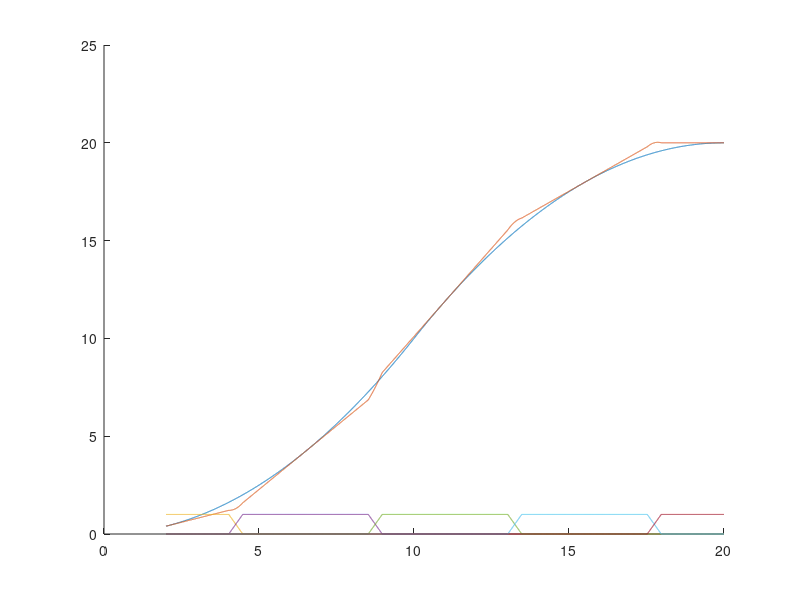

MATLAB code to generate this figure:
clear; clc;

Xstart = 2;
Xend = 20;

f = @(x) 0.1*x.^2 - 0.2*(x-10).^2.*(x>10);
x = linspace(Xstart, Xend, 10000);

NumOfFuzzySets = 5;
Xp = linspace(Xstart, Xend, NumOfFuzzySets);
DX = Xp(2) - Xp(1);

mf = cell(1, NumOfFuzzySets);
for i = 1:NumOfFuzzySets
    wsp = 0.05;
    a = Xp(i) - (0.5 + wsp)*DX;
    d = Xp(i) + (0.5 + wsp)*DX;
    b = Xp(i) - (0.5 - wsp)*DX;
    c = Xp(i) + (0.5 - wsp)*DX;
    mf{i} = @(z) trapmf(z, [a b c d]);
end

fLin = cell(1, NumOfFuzzySets);
for i = 1:NumOfFuzzySets
    eps = 1e-8;
    df = ( f(Xp(i) + eps) - f(Xp(i)) ) / (eps);
    fLin{i} = @(x) df * (x - Xp(i)) + f(Xp(i));
end

fFuzzy = @(x) fuzzy_eval(x, mf, fLin, NumOfFuzzySets);
function y = fuzzy_eval(x, mf, fLin, NumOfFuzzySets)
    num = 0;
    den = 0;
    for i = 1:NumOfFuzzySets
        num = num + mf{i}(x) .* fLin{i}(x);
        den = den + mf{i}(x);
    end
    y = num ./ den;
end


% Rysowanie funkcji przynależności
figure(1);
hold on;
plot(x, f(x));
plot(x, fFuzzy(x));
for i = 1:NumOfFuzzySets
    plot(x, mf{i}(x));
end
